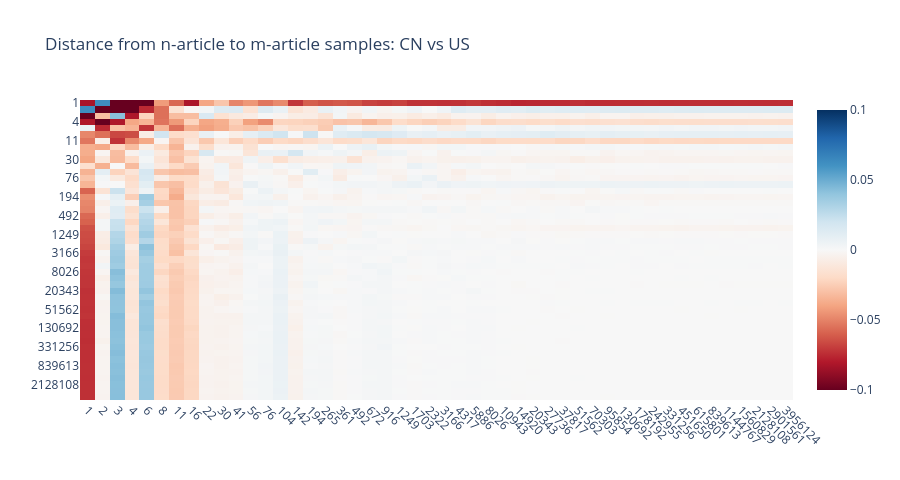

Notebook source saved alongside this figure:
### Code cell
country2 = "US"
a, b = np.meshgrid(n_articles_array, n_articles_array)
c = np.maximum(a, b)
uf.plotly_heatmap(
    # df_conv_2d_dict[country2],
    # df_conv_2d_dict[country2].sub(df_conv_2d_dict[country2].iloc[-1, -1]),
    df_conv_2d_norm_dict[country2],
    # ((df_conv_2d.sub(df_conv_2d.iloc[-1, -1])) > threshold).astype(int),
    # df_conv_2d_dict[country2].sub(np.exp(alpha + beta * np.log(np.sqrt((a + b) / a / b)))).sub(df_conv_2d_dict[country2].iloc[-1, -1]),
    x_labels=df_conv_2d_dict[country2].columns.astype(str),
    y_labels=df_conv_2d_dict[country2].columns.astype(str),
    title=f"Distance from n-article to m-article samples: {country1} vs {country2}",
    line_height=10,
    z_min=-0.1, z_max=0.1
)

### Figure 1 — Plotly figure (JSON) as saved in the notebook; plotly's stock layout.template omitted (floating-point values rounded to 4 significant figures; data arrays with more than 128 entries replaced by an {"elided": "..."} marker saying what was removed)
{"data": [{"colorscale": [[0, "rgb(103,0,31)"], [0.1, "rgb(178,24,43)"], [0.2, "rgb(214,96,77)"], [0.3, "rgb(244,165,130)"], [0.4, "rgb(253,219,199)"], [0.5, "rgb(247,247,247)"], [0.6, "rgb(209,229,240)"], [0.7, "rgb(146,197,222)"], [0.8, "rgb(67,147,195)"], [0.9, "rgb(33,102,172)"], [1, "rgb(5,48,97)"]], "customdata": {"elided": "48x48x2 str values"}, "hovertemplate": "<b>X: </b>%{customdata[0]}<br><b>Y: </b>%{customdata[1]}<br><b>Z: </b> %{z:.3f}<br><extra></extra>", "type": "heatmap", "x": ["1", "2", "3", "4", "6", "8", "11", "16", "22", "30", "41", "56", "76", "104", "142", "194", "265", "361", "492", "672", "916", "1249", "1703", "2322", "3166", "4317", "5886", "8026", "10943", "14920", "20343", "27736", "37817", "51562", "70303", "95854", "130692", "178192", "242955", "331256", "451650", "615801", "839613", "1144767", "1560829", "2128108", "2901561", "3956124"], "y": ["1", "2", "3", "4", "6", "8", "11", "16", "22", "30", "41", "56", "76", "104", "142", "194", "265", "361", "492", "672", "916", "1249", "1703", "2322", "3166", "4317", "5886", "8026", "10943", "14920", "20343", "27736", "37817", "51562", "70303", "95854", "130692", "178192", "242955", "331256", "451650", "615801", "839613", "1144767", "1560829", "2128108", "2901561", "3956124"], "z": {"elided": "48x48 float values"}, "zmax": 0.1, "zmin": -0.1}], "layout": {"height": 480, "title": {"text": "Distance from n-article to m-article samples: CN vs US"}, "xaxis": {"automargin": true, "tickangle": 45}, "yaxis": {"automargin": true, "autorange": "reversed"}}}
